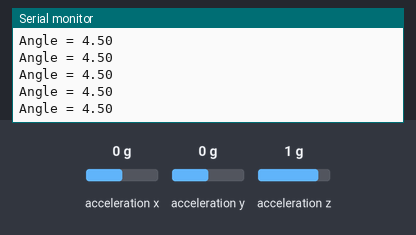
This sketch was run on a simulated Arduino Uno, built with avr-gcc and run on an emulated ATmega328P. On the bench: the last lines printed to the serial monitor. Wiring (inferred from the names in the program): MPU-6050 motion sensor at I2C address 0x68. Inputs (shaded band) come from the test bench; at power-on: acceleration z 1 g, acceleration x 0 g, acceleration y 0 g.

Above: at 1.2 s.
1.3 s: acceleration z set to 0 g
At 1.7 s:
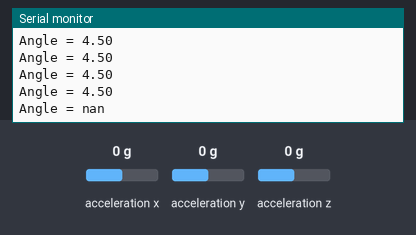
3.5 s: acceleration x set to -1.4 g
At 3.71 s:
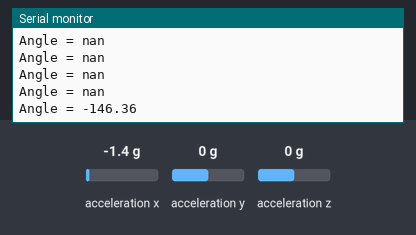
5.0 s: acceleration y set to -1.4 g
At 5.23 s:
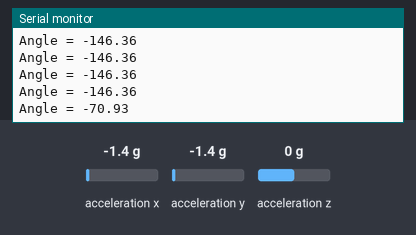
Timing chart, 0 to 8.0 s (numbered marks = the images above; inputs shaded):
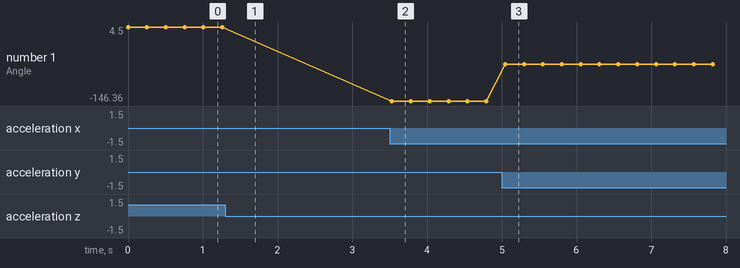

The sketch:

acceleromter_MPU6050.ino
```cpp
#include<Wire.h>
void setup()
{
  InitAccelerometer();
  Serial.begin(9600);
}
void loop()
{
  Serial.print( "Angle = " ); Serial.println( getPitchAngle() );
  delay(250);
}

void InitAccelerometer()
{
  Wire.begin();

  // I2C Address of MPU 6050
  Wire.beginTransmission(0x68);

  // PWR_MGMT_1 register (Power Management)
  Wire.write(0x6B);

  // Set to zero (Wakes up the MPU-6050)
  Wire.write(0);

  Wire.endTransmission(true);
}

float getAccZ()
{
  Wire.beginTransmission(0x68);

  // Read From Register 0x3F (ACCEL_ZOUT_H)
  Wire.write(0x3F);

  Wire.endTransmission(false);

  // Request a total of 2 registers
  Wire.requestFrom(0x68, 2, true);

  // 0x3F (ACCEL_ZOUT_H) & 0x40 (ACCEL_ZOUT_L)
  return (((Wire.read() << 8) | (Wire.read())) * 0.0006125);
}
float getAccY()
{
  Wire.beginTransmission(0x68);

  // Read From Register 0x3D (ACCEL_YOUT_H)
  Wire.write(0x3D);

  Wire.endTransmission(false);

  // Request a total of 2 registers
  Wire.requestFrom(0x68, 2, true);

  // 0x3D (ACCEL_YOUT_H) & 0x3E (ACCEL_YOUT_L)
  return (((Wire.read() << 8) | (Wire.read())) * 0.0006125);
}

float getAccX()
{
  Wire.beginTransmission(0x68);

  // Read From Register 0x3B (ACCEL_XOUT_H)
  Wire.write(0x3B);

  Wire.endTransmission(false);

  // Request a total of 2 registers
  Wire.requestFrom(0x68, 2, true);

  // 0x3B (ACCEL_ZOUT_H) & 0x3C (ACCEL_ZOUT_L)
  return (((Wire.read() << 8) | (Wire.read())) * 0.0006125);
}
float getPitchAngle()
{
  float AccX = getAccX();
  float AccY = getAccY();
  float AccZ = getAccZ();

  return (atan(AccX/sqrt((AccY*AccY) + (AccZ*AccZ))) * 9.8 * 9.8) + 4.5;
}
```

Measured:
- after the input at 1.3 s, the serial monitor: prints a new line after 0.21 s (image 1)
- after the input at 3.5 s, the serial monitor: prints a new line at once (image 2)
- after the input at 5.0 s, the serial monitor: prints a new line after 0.05 s (image 3)
- plotted number 1: 4.5 → -146.36 after the input at 3.5 s, -146.36 → -70.93 after the input at 5.0 s
